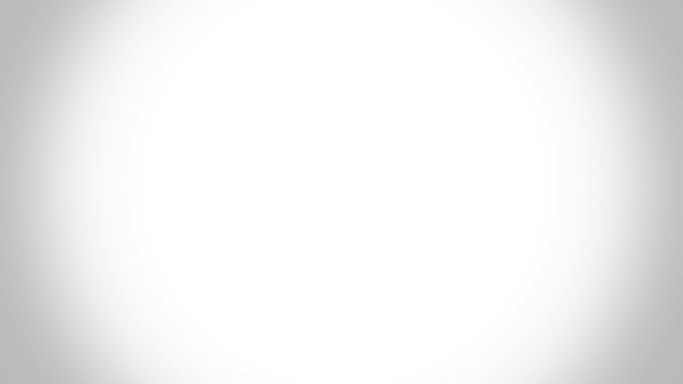
#> input picture OpenCV/qwerty.jpg, 1366 x 768 px, found by its file name (shown at 1/2 size)
$ python Draw.py
#> lines starting #> are read from the running program, lines starting #| are printed output that depends on the picture
import cv2 as cv
from random import randint

img = cv.imread('d:\\1-JoStudio\APPs\OpenCV\qwerty.jpg')
#> img is the input picture: shape (768, 1366, 3); min 186, max 255, mean 240.9
for i in range(1000):
    cv.line(img, (randint(0,1366),randint(0,768)), (randint(0,1366),randint(0,768)), (randint(0,255),randint(0,255),randint(0,255)), randint(1,20))
    cv.circle(img, (randint(0,1366),randint(0,768)), randint(10,50), (randint(0,255),randint(0,255),randint(0,255)), randint(5,20))
    cv.rectangle(img, (randint(0,1366),randint(0,768)), (randint(0,1366),randint(0,768)), (randint(0,255),randint(0,255),randint(0,255)), randint(5,20))
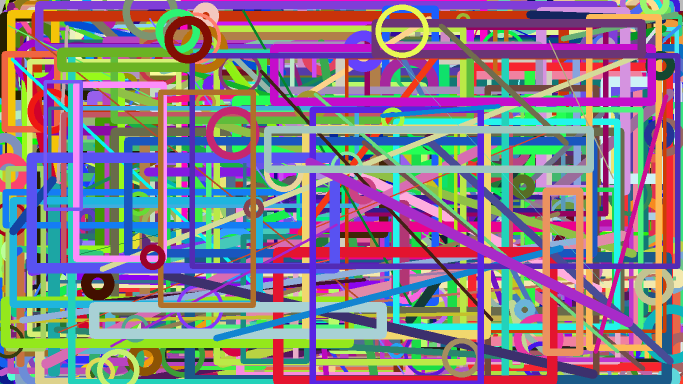
#> img: shape (768, 1366, 3) (shown at 1/2 size); mean B, G, R 136.9, 125.2, 134.7
    #cv.circle(img, (1366//2,768//2), i+1, (randint(0,255),randint(0,255),randint(0,255)), randint(5,20))
    #cv.rectangle(img, (1366//2-1-i, 768//2-1-i), (1366//2+1+i, 768//2+1+i), (randint(0,255),randint(0,255),randint(0,255)), randint(5,20))

cv.imshow("Art",img)

cv.waitKey(0)
cv.destroyAllWindows

$ run again, with OpenCV/battery.jpg copied over OpenCV/qwerty.jpg
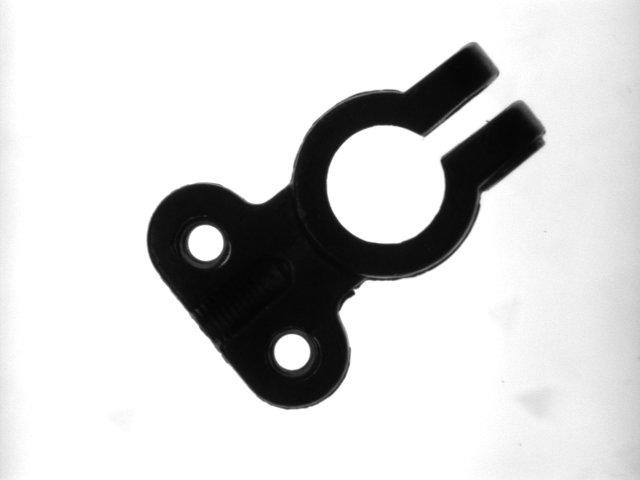
#> input picture OpenCV/battery.jpg, 640 x 480 px, found by its file name
#> img is the input picture: shape (480, 640, 3); min 0, max 255, mean 210.3
#> after the loop `for i in range(1000):`:
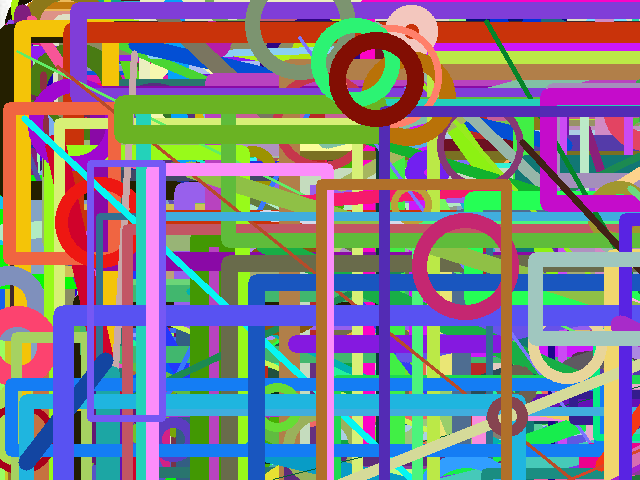
#> img: shape (480, 640, 3); mean B, G, R 133, 125.8, 129.1
